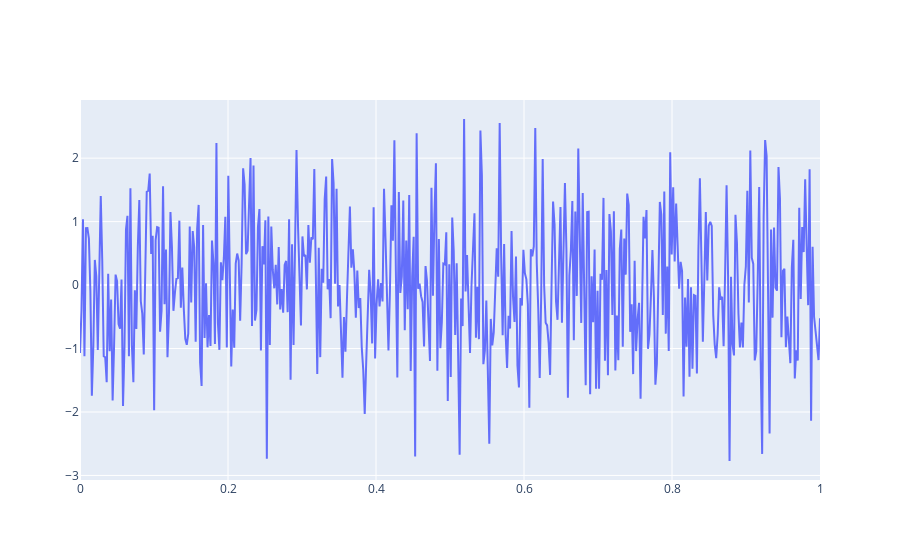

The code cell stored with this chart in its notebook:
### Markdown cell above
# Plotly

Plotly provides online graphing, analytics, and statistics tools for individuals and collaboration, as well as scientific graphing libraries for Python, R, MATLAB, Perl, Julia, Arduino, and REST.

We will use the Python API for this notebook. 
https://plot.ly/python/ipython-notebook-tutorial/

Plots below mostly come from the above link.

### Code cell
import plotly
import plotly.graph_objs as go
import numpy as np

# The old way to use plotly in Jupyter is to use iplot
# either online (if you have an account) or offline
from plotly.offline import iplot
plotly.offline.init_notebook_mode(connected=True)

N = 500
random_x = np.linspace(0, 1, N)
random_y = np.random.randn(N)

# Create a trace
trace = go.Scatter(
    x = random_x,
    y = random_y
)

data = [trace]

iplot(data)

### Figure 1 — Plotly figure (JSON) as saved in the notebook; plotly's stock layout.template omitted (floating-point values rounded to 4 significant figures; data arrays with more than 128 entries replaced by an {"elided": "..."} marker saying what was removed)
{"data": [{"type": "scatter", "x": {"elided": "500 float values"}, "y": {"elided": "500 float values"}}], "layout": {}}
